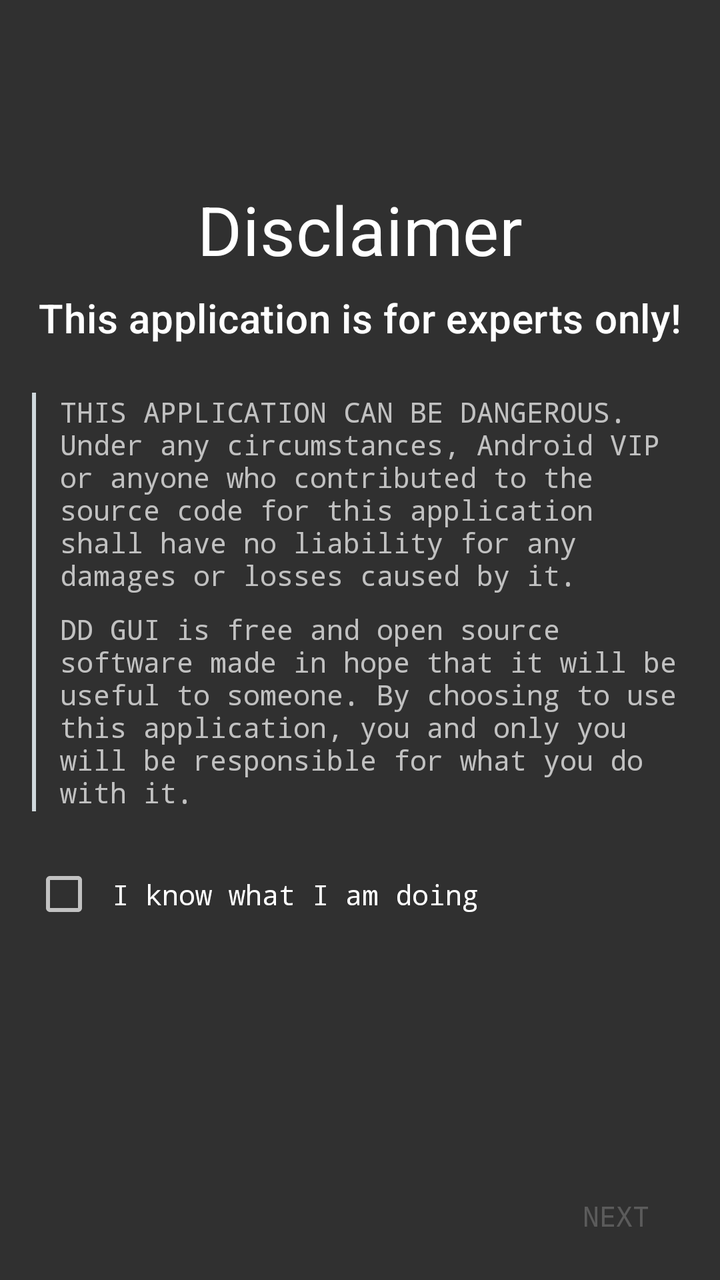
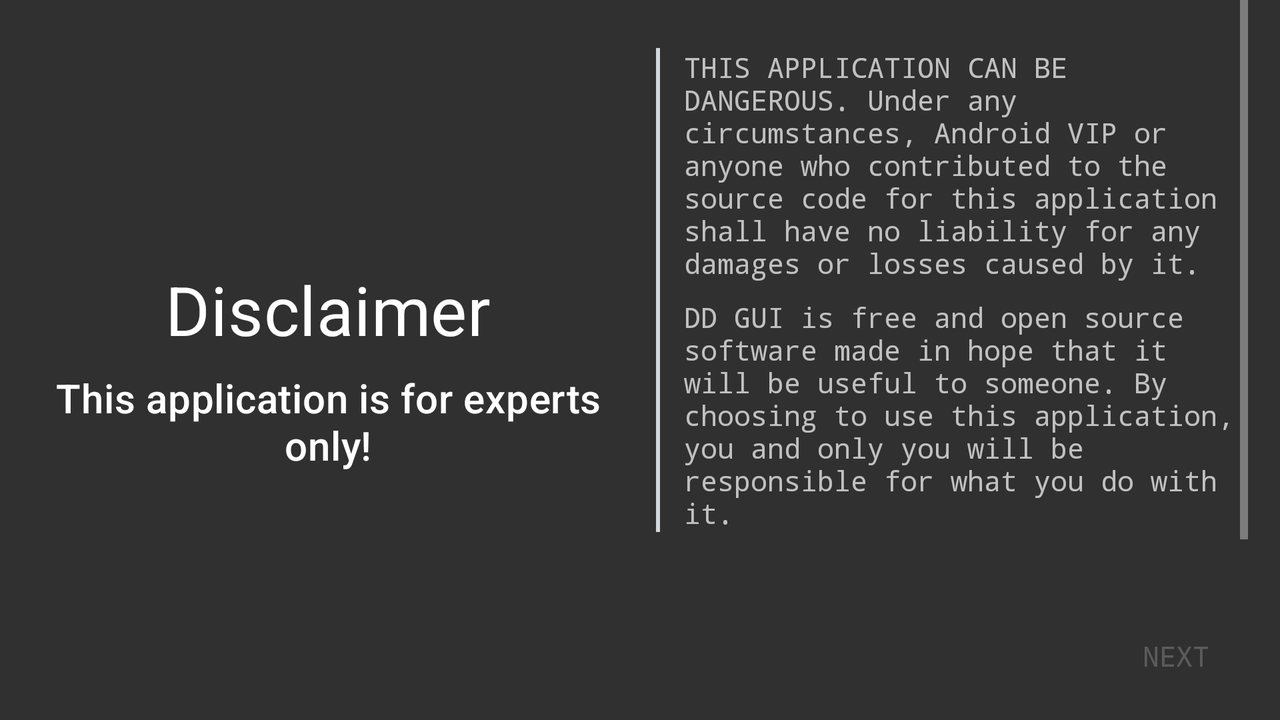

The same Android screen from two of the app's own layout files: first res/layout/ as a phone draws it, then the repository's variant for another configuration, drawn on a device whose configuration selects that folder. Both files follow.
<!-- AndroidManifest.xml: application theme AppTheme -->
<!-- res/layout/activity_disclaimer.xml -->
<?xml version="1.0" encoding="utf-8"?>
<LinearLayout xmlns:android="http://schemas.android.com/apk/res/android"
    xmlns:tools="http://schemas.android.com/tools"
    android:layout_width="match_parent"
    android:layout_height="match_parent"
    xmlns:app="http://schemas.android.com/apk/res-auto"
    android:orientation="vertical"
    tools:context=".activities.DisclaimerActivity">

    <ScrollView
        android:layout_width="match_parent"
        android:layout_height="0dp"
        android:layout_weight="1">

        <LinearLayout
            android:layout_width="match_parent"
            android:layout_height="wrap_content"
            android:orientation="vertical"
            android:paddingLeft="@dimen/default_margin"
            android:paddingRight="@dimen/default_margin">

            <ImageView
                android:layout_width="48dp"
                android:layout_height="48dp"
                android:layout_marginTop="36dp"
                app:tint="?attr/colorOnSurface"
                android:src="@drawable/ic_error"
                android:layout_gravity="center_horizontal"/>

            <androidx.appcompat.widget.AppCompatTextView
                style="@style/TextAppearance.MaterialComponents.Headline4"
                android:layout_width="match_parent"
                android:layout_height="wrap_content"
                android:layout_marginTop="8dp"
                android:gravity="center"
                android:textColor="?attr/colorOnSurface"
                android:text="@string/disclaimer"/>

            <androidx.appcompat.widget.AppCompatTextView
                style="@style/TextAppearance.MaterialComponents.Headline6"
                android:layout_width="match_parent"
                android:layout_height="wrap_content"
                android:gravity="center"
                android:layout_marginTop="8dp"
                android:text="@string/disclaimer_headline"/>

            <LinearLayout
                android:layout_width="match_parent"
                android:layout_height="wrap_content"
                android:orientation="horizontal">

                <View
                    android:layout_width="2dp"
                    android:layout_height="match_parent"
                    android:background="#cfd8dc"
                    android:layout_marginEnd="12dp"
                    android:layout_marginRight="12dp"
                    android:layout_marginTop="24dp"/>

                <LinearLayout
                    android:layout_width="0dp"
                    android:layout_height="match_parent"
                    android:layout_weight="1"
                    android:orientation="vertical">

                    <androidx.appcompat.widget.AppCompatTextView
                        android:layout_width="match_parent"
                        android:layout_height="wrap_content"
                        app:fontFamily="monospace"
                        android:text="@string/disclaimer1"
                        android:layout_marginTop="24dp"/>

                    <androidx.appcompat.widget.AppCompatTextView
                        android:layout_width="match_parent"
                        android:layout_height="wrap_content"
                        android:layout_marginTop="8dp"
                        app:fontFamily="monospace"
                        android:text="@string/disclaimer2"/>

                </LinearLayout>

            </LinearLayout>

            <androidx.appcompat.widget.AppCompatCheckBox
                android:layout_width="match_parent"
                android:layout_height="wrap_content"
                android:id="@+id/disclaimerAccept"
                android:text="@string/disclaimer_accept"
                android:layout_marginTop="24dp"
                app:fontFamily="monospace"
                android:padding="8dp"/>

        </LinearLayout>

    </ScrollView>

    <LinearLayout
        android:layout_width="match_parent"
        android:layout_height="wrap_content"
        android:layout_gravity="bottom"
        android:gravity="end"
        android:padding="8dp">

        <androidx.appcompat.widget.AppCompatButton
            style="@style/Widget.AppCompat.Button.Borderless.Colored"
            android:layout_width="wrap_content"
            android:layout_height="wrap_content"
            android:id="@+id/disclaimerNext"
            android:text="@string/next"
            android:enabled="false"
            app:fontFamily="monospace"
            android:layout_gravity="bottom|end"/>

    </LinearLayout>

</LinearLayout>
<!-- resources referenced by this layout -->
<resources>
  <dimen name="default_margin">16dp</dimen>
  <string name="disclaimer">Disclaimer</string>
  <string name="disclaimer1">THIS APPLICATION CAN BE DANGEROUS. Under any circumstances, Android VIP or anyone who contributed to the source code for this application shall have no liability for any damages or losses caused by it.</string>
  <string name="disclaimer2">DD GUI is free and open source software made in hope that it will be useful to someone. By choosing to use this application, you and only you will be responsible for what you do with it.</string>
  <string name="disclaimer_accept">I know what I am doing</string>
  <string name="disclaimer_headline">This application is for experts only!</string>
  <string name="next">Next</string>
  <style name="AppTheme" parent="Theme.MaterialComponents.Bridge">
          <item name="colorPrimary">@color/colorPrimary</item>
          <item name="colorPrimaryDark">@color/colorPrimaryDark</item>
          <item name="colorAccent">@color/colorAccent</item>
      </style>
  <color name="colorPrimary">#181818</color>
  <color name="colorPrimaryDark">#000000</color>
  <color name="colorAccent">#b2ff59</color>
</resources>
<!-- res/layout-land/activity_disclaimer.xml (the repository's variant of the layout above) -->
<!-- drawn on the phone turned sideways -->
<?xml version="1.0" encoding="utf-8"?>
<LinearLayout xmlns:android="http://schemas.android.com/apk/res/android"
    xmlns:tools="http://schemas.android.com/tools"
    android:layout_width="match_parent"
    android:layout_height="match_parent"
    xmlns:app="http://schemas.android.com/apk/res-auto"
    android:orientation="vertical"
    tools:context=".activities.DisclaimerActivity">

    <LinearLayout
        android:layout_width="match_parent"
        android:layout_height="0dp"
        android:orientation="horizontal"
        android:layout_weight="1"
        android:baselineAligned="false"
        android:paddingLeft="@dimen/default_margin"
        android:paddingRight="@dimen/default_margin">

        <LinearLayout
            android:layout_width="0dp"
            android:layout_height="match_parent"
            android:layout_weight="0.5"
            android:orientation="vertical"
            android:gravity="center"
            android:layout_marginEnd="8dp"
            android:layout_marginRight="8dp">

            <ImageView
                android:layout_width="48dp"
                android:layout_height="48dp"
                android:layout_marginTop="16dp"
                app:tint="?attr/colorOnSurface"
                android:src="@drawable/ic_error"
                android:layout_gravity="center_horizontal"/>

            <androidx.appcompat.widget.AppCompatTextView
                style="@style/TextAppearance.MaterialComponents.Headline4"
                android:layout_width="match_parent"
                android:layout_height="wrap_content"
                android:layout_marginTop="8dp"
                android:gravity="center"
                android:textColor="?attr/colorOnSurface"
                android:text="@string/disclaimer"/>

            <androidx.appcompat.widget.AppCompatTextView
                style="@style/TextAppearance.MaterialComponents.Headline6"
                android:layout_width="match_parent"
                android:layout_height="wrap_content"
                android:gravity="center"
                android:layout_marginTop="8dp"
                android:text="@string/disclaimer_headline"/>

        </LinearLayout>

        <ScrollView
            android:layout_width="0dp"
            android:layout_height="wrap_content"
            android:layout_weight="0.5"
            android:orientation="vertical"
            android:layout_marginStart="8dp"
            android:layout_marginLeft="8dp">

            <LinearLayout
                android:layout_width="match_parent"
                android:layout_height="wrap_content"
                android:orientation="vertical">

                <LinearLayout
                    android:layout_width="match_parent"
                    android:layout_height="wrap_content"
                    android:orientation="horizontal">

                    <View
                        android:layout_width="2dp"
                        android:layout_height="match_parent"
                        android:background="#cfd8dc"
                        android:layout_marginEnd="12dp"
                        android:layout_marginRight="12dp"
                        android:layout_marginTop="24dp"/>

                    <LinearLayout
                        android:layout_width="0dp"
                        android:layout_height="wrap_content"
                        android:layout_weight="1"
                        android:orientation="vertical">

                        <androidx.appcompat.widget.AppCompatTextView
                            android:layout_width="match_parent"
                            android:layout_height="wrap_content"
                            app:fontFamily="monospace"
                            android:text="@string/disclaimer1"
                            android:layout_marginTop="24dp"/>

                        <androidx.appcompat.widget.AppCompatTextView
                            android:layout_width="match_parent"
                            android:layout_height="wrap_content"
                            android:layout_marginTop="8dp"
                            app:fontFamily="monospace"
                            android:text="@string/disclaimer2"/>

                    </LinearLayout>

                </LinearLayout>

                <androidx.appcompat.widget.AppCompatCheckBox
                    android:layout_width="match_parent"
                    android:layout_height="wrap_content"
                    android:id="@+id/disclaimerAccept"
                    android:text="@string/disclaimer_accept"
                    android:layout_marginTop="24dp"
                    app:fontFamily="monospace"
                    android:padding="8dp"/>

            </LinearLayout>

        </ScrollView>

    </LinearLayout>

    <LinearLayout
        android:layout_width="match_parent"
        android:layout_height="wrap_content"
        android:layout_gravity="bottom"
        android:gravity="end"
        android:padding="8dp">

        <androidx.appcompat.widget.AppCompatButton
            style="@style/Widget.AppCompat.Button.Borderless.Colored"
            android:layout_width="wrap_content"
            android:layout_height="wrap_content"
            android:id="@+id/disclaimerNext"
            android:text="@string/next"
            android:enabled="false"
            app:fontFamily="monospace"
            android:layout_gravity="bottom|end"/>

    </LinearLayout>

</LinearLayout>
